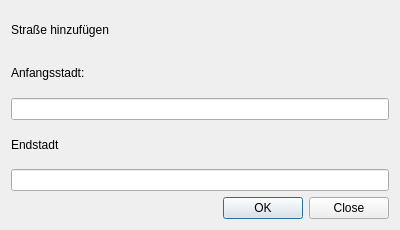
<?xml version="1.0" encoding="UTF-8"?>
<ui version="4.0">
 <class>addstreet</class>
 <widget class="QDialog" name="addstreet">
  <property name="geometry">
   <rect>
    <x>0</x>
    <y>0</y>
    <width>400</width>
    <height>230</height>
   </rect>
  </property>
  <property name="windowTitle">
   <string>Dialog</string>
  </property>
  <layout class="QGridLayout" name="gridLayout">
   <item row="3" column="0">
    <widget class="QLabel" name="label_3">
     <property name="text">
      <string>Endstadt</string>
     </property>
    </widget>
   </item>
   <item row="1" column="0">
    <widget class="QLabel" name="label_2">
     <property name="text">
      <string>Anfangsstadt:</string>
     </property>
    </widget>
   </item>
   <item row="5" column="0">
    <widget class="QDialogButtonBox" name="buttonBox">
     <property name="standardButtons">
      <set>QDialogButtonBox::Close|QDialogButtonBox::Ok</set>
     </property>
    </widget>
   </item>
   <item row="2" column="0">
    <widget class="QLineEdit" name="lineEdit_addstreet_start"/>
   </item>
   <item row="0" column="0">
    <widget class="QLabel" name="label">
     <property name="text">
      <string>Straße hinzufügen</string>
     </property>
    </widget>
   </item>
   <item row="4" column="0">
    <widget class="QLineEdit" name="lineEdit_addstreet_end"/>
   </item>
  </layout>
 </widget>
 <resources/>
 <connections/>
</ui>
